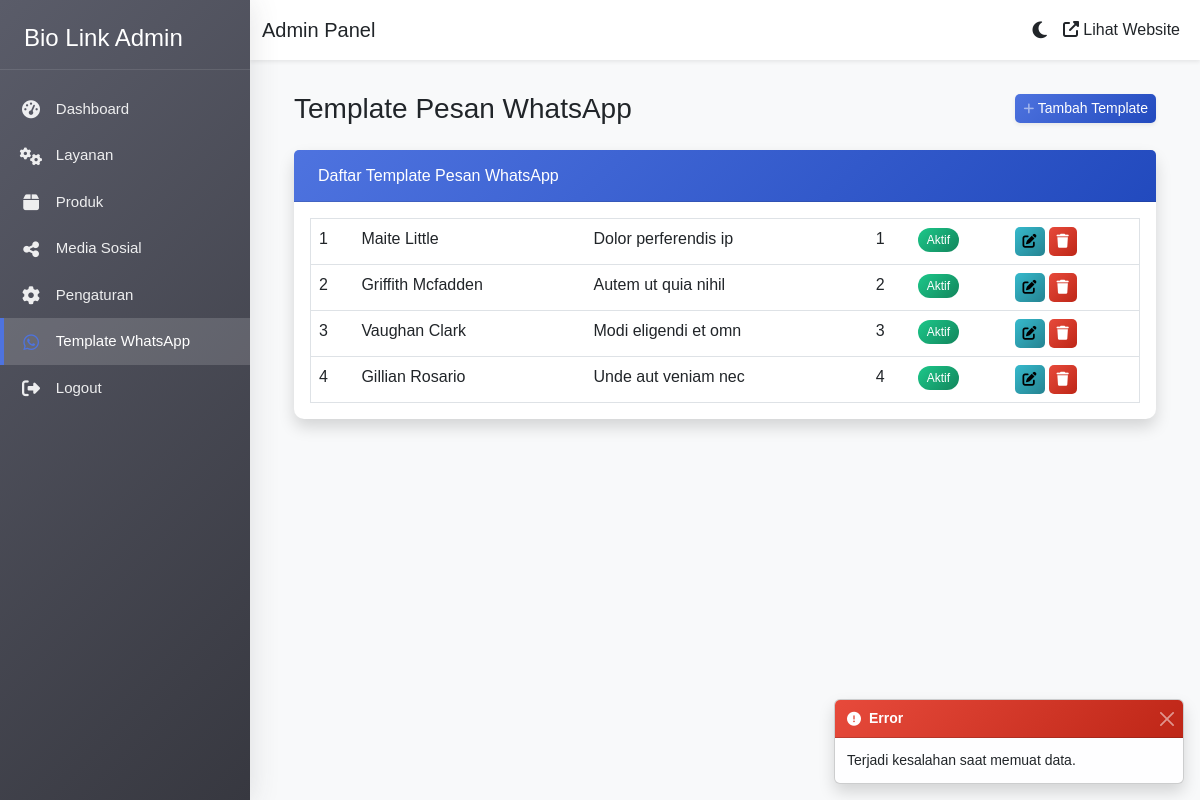
Screenshot of /eka/whatsapp/ (signed in) with the database file from the repository.
### core/models.py (models this page shows, shortened)
class WhatsAppTemplate(models.Model):
    name = models.CharField(max_length=100, help_text='Nama template untuk referensi')
    message = models.TextField(help_text='Isi pesan template')
    is_active = models.BooleanField(default=True)
    order = models.IntegerField(default=0)
    created_at = models.DateTimeField(auto_now_add=True)
    updated_at = models.DateTimeField(auto_now=True)
    class Meta:
        ordering = ['order']
        verbose_name = 'WhatsApp Template'
        verbose_name_plural = 'WhatsApp Templates'

### core/views.py (the view, shortened to what this page needs)
# urls.py: path('eka/whatsapp/', views.admin_whatsapp_list, name='admin_whatsapp_list'),
@login_required(login_url='admin_login')
def admin_whatsapp_list(request):
    templates = WhatsAppTemplate.objects.all().order_by('order')
    form = WhatsAppTemplateForm()
    context = {
        'templates': templates,
        'form': form,
    }
    return render(request, 'core/admin/whatsapp_list.html', context)

### core/templates/core/admin/whatsapp_list.html (shortened to what this page needs)
{% extends 'core/admin/base_admin.html' %}
{% load static %}
{% block content %}
<div class="container-fluid">
    <div class="d-sm-flex align-items-center justify-content-between mb-4">
        <h1 class="h3 mb-0 text-gray-800">Template Pesan WhatsApp</h1>
        <button type="button" class="btn btn-sm btn-primary shadow-sm" data-bs-toggle="modal" data-bs-target="#addWhatsAppModal">
             Tambah Template
        </button>
    </div>
    <div class="card shadow mb-4">
        <div class="card-header py-3 primary-gradient">
            <h6 class="m-0 font-weight-bold text-white">Daftar Template Pesan WhatsApp</h6>
        </div>
        <div class="card-body">
            <div class="table-responsive">
                <table class="table table-hover mobile-responsive-table" id="dataTable" width="100%" cellspacing="0">
                    <tbody>
                        {% for template in templates %}
                        <tr class="d-block d-md-table-row mb-3 mb-md-0 border rounded">
                            <td class="d-flex d-md-table-cell align-items-center justify-content-between border-bottom-0 border-md-bottom">
                                <span>{{ forloop.counter }}</span>
                            </td>
                            <td class="d-flex d-md-table-cell align-items-center justify-content-between border-bottom-0 border-md-bottom">
                                <span>{{ template.name }}</span>
                            </td>
                            <td class="d-flex d-md-table-cell align-items-center justify-content-between border-bottom-0 border-md-bottom">
                                <span>{{ template.message|truncatechars:50 }}</span>
                            </td>
                            <td class="d-flex d-md-table-cell align-items-center justify-content-between border-bottom-0 border-md-bottom">
                                <span>{{ template.order }}</span>
                            </td>
                            <td class="d-flex d-md-table-cell align-items-center justify-content-between border-bottom-0 border-md-bottom">
                                <div>
                                    {% if template.is_active %}
                                    <span class="badge bg-success">Aktif</span>
                                    {% else %}
                                    <span class="badge bg-danger">Tidak Aktif</span>
                                    {% endif %}
                                </div>
                            </td>
                            <td class="d-flex d-md-table-cell align-items-center justify-content-between border-bottom-0 border-md-bottom">
                                <div class="d-flex gap-1">
                                    <button class="btn btn-sm btn-info edit-btn" data-id="{{ template.id }}">
                                        <i class="fas fa-edit"></i>
                                    </button>
                                    <button class="btn btn-sm btn-danger delete-btn" data-id="{{ template.id }}" data-name="{{ template.name }}">
                                        <i class="fas fa-trash"></i>
                                    </button>
                                </div>
                            </td>
                        </tr>
                        {% empty %}
                        <tr>
                            <td colspan="6" class="text-center">Belum ada template pesan WhatsApp</td>
                        </tr>
                        {% endfor %}
                    </tbody>
                </table>
            </div>
        </div>
    </div>
</div>
{% endblock %}

### core/static/core/css/admin-dark.css (style rules this page uses)
:root { --light-bg: #f8f9fa; --light-sidebar-bg: linear-gradient(135deg, #5a5c69 0%, #373840 100%); --light-text: #212529; --light-sidebar-text: rgba(255, 255, 255, 0.8); --light-card-bg: #ffffff; --light-input-bg: #ffffff; --light-border: #e0e0e0; --light-hover: rgba(0, 0, 0, 0.05); --dark-bg: #121212; --dark-sidebar-bg: linear-gradient(135deg, #1e1e24 0%, #121218 100%); --dark-text: #e0e0e0; --dark-sidebar-text: rgba(255, 255, 255, 0.7); --dark-card-bg: #1e1e24; --dark-input-bg: #2d2d35; --dark-border: #333340; --dark-hover: rgba(255, 255, 255, 0.05); --primary-color: #4e73df; --primary-hover: #3a5ccc; --success-color: #1cc88a; --info-color: #36b9cc; --warning-color: #f6c23e; --danger-color: #e74a3b; --sidebar-width: 250px; --sidebar-width-mobile: 70px; --header-height: 60px; --transition-speed: 0.3s; --primary-gradient: linear-gradient(135deg, #4e73df 0%, #224abe 100%); --success-gradient: linear-gradient(135deg, #1cc88a 0%, #13855c 100%); --info-gradient: linear-gradient(135deg, #36b9cc 0%, #258391 100%); --warning-gradient: linear-gradient(135deg, #f6c23e 0%, #dda20a 100%); --danger-gradient: linear-gradient(135deg, #e74a3b 0%, #be2617 100%); --secondary-gradient: linear-gradient(135deg, #858796 0%, #60616f 100%); --light-gradient: linear-gradient(135deg, #f8f9fc 0%, #d4d9e9 100%); --dark-gradient: linear-gradient(135deg, #5a5c69 0%, #373840 100%); }
body { min-height: 100vh; background-color: var(--light-bg); color: var(--light-text); transition: background-color var(--transition-speed), color var(--transition-speed); overflow-x: hidden; font-family: 'Poppins', sans-serif; }
.card { border: none; border-radius: 10px; box-shadow: 0 0.5rem 1rem rgba(0, 0, 0, 0.05); margin-bottom: 1.5rem; transition: all var(--transition-speed); background-color: var(--light-card-bg); }
.card-header { background-color: var(--light-card-bg); border-bottom: 1px solid var(--light-border); padding: 1rem 1.5rem; font-weight: 600; border-radius: 10px 10px 0 0; color: var(--light-text); transition: background-color var(--transition-speed), color var(--transition-speed), border-color var(--transition-speed); }
.card-body { transition: background-color var(--transition-speed); }
.table { margin-bottom: 0; color: var(--light-text); transition: color var(--transition-speed); }
.btn { border-radius: 5px; transition: all 0.2s; }
body { min-height: 100vh; background-color: #f8f9fa; overflow-x: hidden; }
.card { border: none; border-radius: 10px; box-shadow: 0 0.5rem 1rem rgba(0, 0, 0, 0.05); margin-bottom: 1.5rem; transition: all 0.3s ease; }
.card-header { background-color: #fff; border-bottom: 1px solid rgba(0, 0, 0, 0.125); padding: 1rem 1.5rem; font-weight: 600; border-radius: 10px 10px 0 0; }
.card-header.primary-gradient { background: var(--primary-gradient); color: white; }
.table { margin-bottom: 0; }
.btn-primary { background: var(--primary-gradient); border: none; }
.btn-info { background: var(--info-gradient); border: none; }
.btn-danger { background: var(--danger-gradient); border: none; }
.badge { padding: 0.5em 0.75em; font-weight: 500; border-radius: 30px; }
.bg-success { background: var(--success-gradient) !important; }

### rows the page displays
WhatsAppTemplate: name "Maite Little", message "Dolor perferendis ip", order "1", is_active "Aktif"
WhatsAppTemplate: name "Griffith Mcfadden", message "Autem ut quia nihil", order "2", is_active "Aktif"
WhatsAppTemplate: name "Vaughan Clark", message "Modi eligendi et omn", order "3", is_active "Aktif"
WhatsAppTemplate: name "Gillian Rosario", message "Unde aut veniam nec", order "4", is_active "Aktif"
